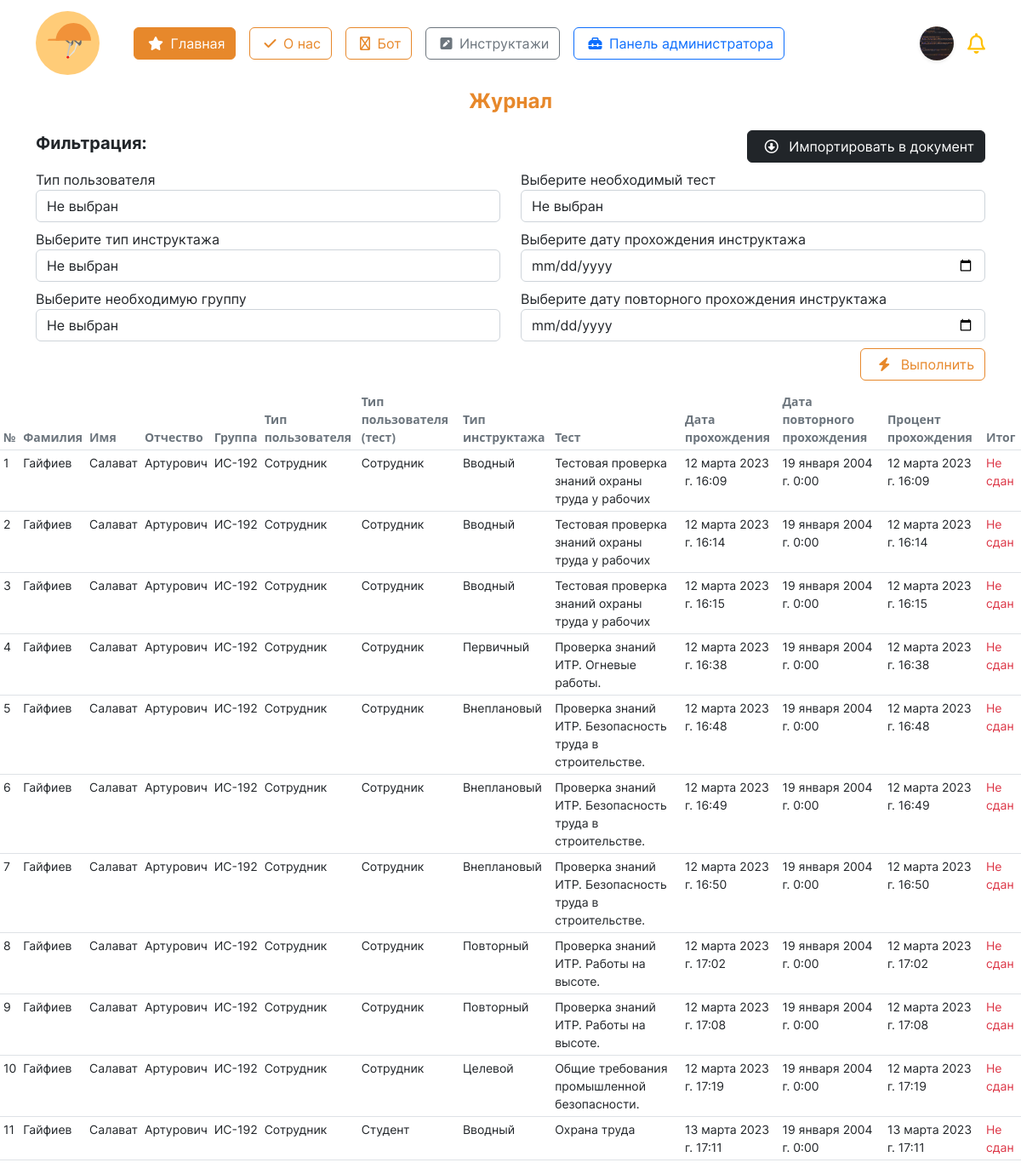
/account/journal/ (signed in), run on an earlier commit of the app's database.
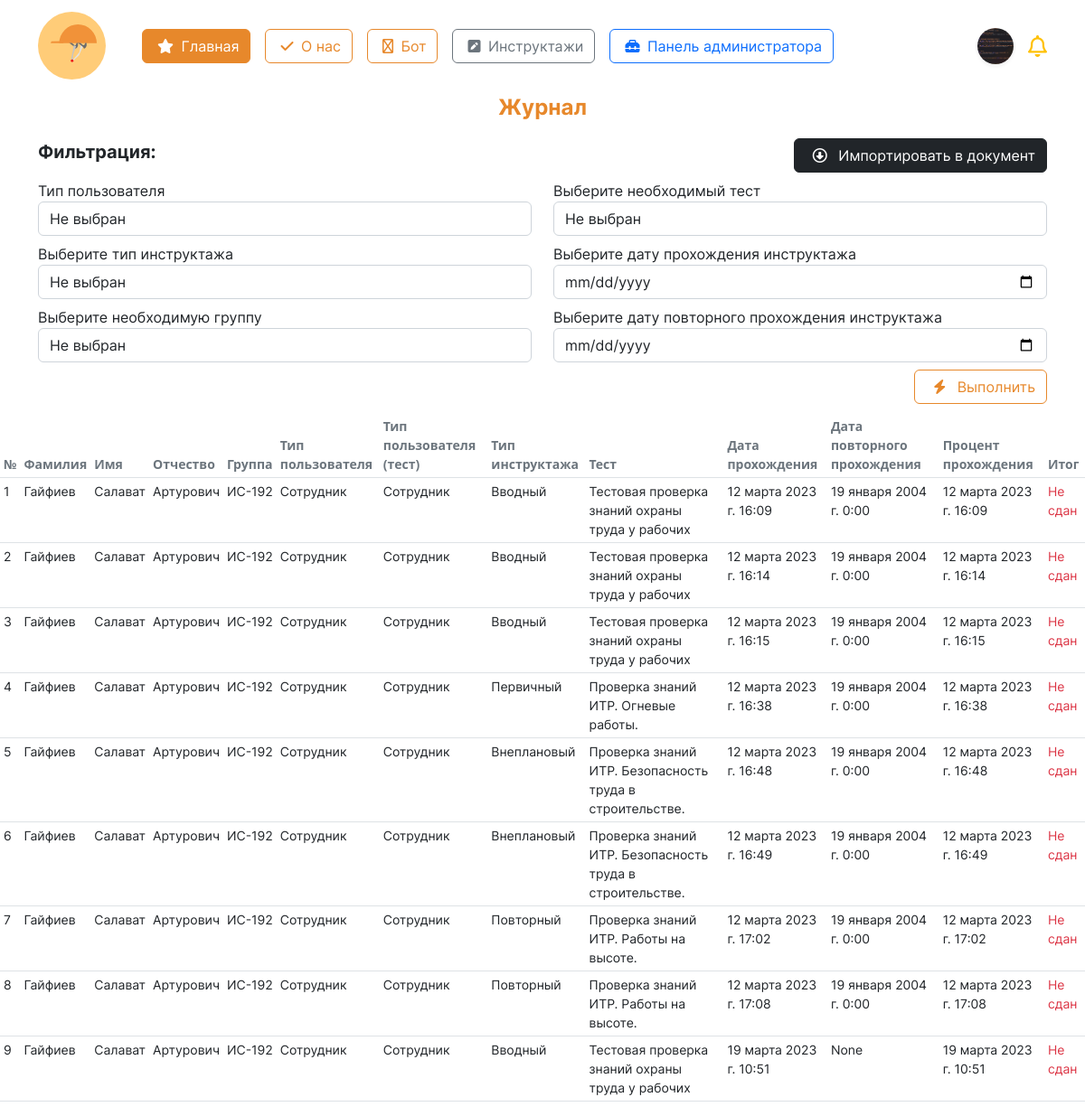
And on a later commit of the database.
### initru/models.py (models this page shows, shortened)
class res(models.Model):
    user  = models.ForeignKey( CustomUser, on_delete=models.CASCADE, verbose_name='Пользователь')
    instruction  = models.ForeignKey( inst, on_delete=models.CASCADE, verbose_name='Инструктаж')
    quiz = models.ForeignKey(test, on_delete=models.CASCADE, verbose_name= 'Тест')
    date_instruction = models.DateTimeField( 'Дата прохождения инструктажа')
    date_instruction_end = models.DateTimeField('Повторное прохождение', null=True)
    result = models.IntegerField( 'Результат в %')
    mark = models.CharField('Прошел', max_length=255)
    class Meta:
        verbose_name = 'Результат'
        verbose_name_plural = 'Результаты'

class CustomUser(AbstractUser):  # custom user for Users with django
    gen = (
        ('m', 'Мужской'),
        ('j', 'Женский')
    )
    patronymic = models.CharField(
        'Отчество',
        max_length=250,
    )
    gender = models.CharField(
        'Пол', choices=gen,
        max_length=3, null=True,
    )
    birthday_date = models.DateField(
        'Дата рождения', null=True,
    )
    region  = models.ForeignKey(
        Region, on_delete=models.CASCADE,
        null=True, verbose_name='Регион',
    )
    city  = ChainedForeignKey(
        City,
        chained_field='region',
        chained_model_field="region",
        show_all=False,
        auto_choose=True,
        null=True,
        sort=True, verbose_name = 'Город')
    street  = models.ForeignKey(
        Street, on_delete=models.CASCADE,
        null=True, verbose_name='Улица',
    )
    house = models.IntegerField(
        "Номер дома", null=True,
    )
    flat = models.IntegerField(
        'Этаж', null=True,
    )
    avatar = models.ImageField(
        'Изображение пользователя',
        upload_to='images/users/',
        null=True,
        blank=True,
    )
    phone_number = models.CharField(
        'Номер телефона', max_length=20,unique=True,
        blank=False, null=True,
    )
    type_user  = models.ForeignKey(
        typeuser, on_delete=models.CASCADE,
        verbose_name='Тип пользователя', null=True,
    )
    groupStud  = models.ForeignKey(
        Groups, on_delete=models.CASCADE,
        verbose_name='Группа', null=True,
        blank=True
    )
    role  = models.ForeignKey(
        role, on_delete=models.CASCADE,
        null=True, verbose_name='Роль',
    )
    date_end = models.DateField(
        'Дата завершения зачисления',
        null=True,
    )

class Groups(models.Model):
    name_group = models.CharField(
        'Название группы',
        max_length=8
    )
    special  = models.ForeignKey(
        Spec, on_delete=models.CASCADE,
        null=False, verbose_name='Специальность'
    )
    class Meta:
        verbose_name = 'Группа'
        verbose_name_plural = 'Группы'
    def __str__(self):
        return f'{self.name_group}'

class typeuser(models.Model):
    name_type_user = models.CharField(
        "Название типа пользователя",
        max_length=15
    )
    class Meta:
        verbose_name = 'Тип пользователя'
        verbose_name_plural = 'Тип пользователей'
    def __str__(self):
        return f'{self.name_type_user}'

class test(models.Model):
    instruction = models.ForeignKey( inst, on_delete=models.CASCADE, verbose_name='Инструктаж' )
    name_test = models.CharField( 'Название теста инструктажа', max_length=125 )
    number_of_questions = models.IntegerField('Количество вопросов') ##
    time = models.IntegerField('Ограничение по времени') ##
    required_score_to_pass = models.IntegerField('Рекомендуемый балл в %', help_text='Рекомендуемый балл в %')
    type_user  = models.ForeignKey(typeuser, on_delete=models.CASCADE, verbose_name='Тип пользователя')
    file = models.FileField( 'Файл к тесту', upload_to='instr/', null=True, blank=True)
    class Meta:
        verbose_name = 'Тест'
        verbose_name_plural = 'Тесты'

class inst(models.Model):
    name_instruction = models.CharField(
        'Название инструктажа',
        max_length=64
    )
    date_period = models.IntegerField(
        'Период инструктажа'
    )
    class Meta:
        verbose_name = 'Инструктаж'
        verbose_name_plural = 'Инструктажи'

### initru/views.py (the view)
# urls.py: path('account/journal/', journalView, name = "journal_view"),
@login_required(login_url='account/login/')
def journalView(request):
    page_name = 'forOss/journal.html'
    obj_briefs = inst.objects.all()
    obj_type_users = typeuser.objects.all()
    obj_groups = Groups.objects.all()
    obj_quizes = test.objects.all()
    obj_results_user = res.objects.filter(mark='Не сдан')
    if request.method == "POST":
        print(request.POST)
        obj_result = res.objects.filter(quiz = request.POST['id_quiz'] or None, mark = 'Сдан').values()
        status = 'ok'
        return JsonResponse({'result':obj_result, 'status':status})
    values = {
        'type_brief': obj_briefs,
        'type_users': obj_type_users,
        'groups': obj_groups,
        'quiz':obj_quizes,
        'users':obj_results_user,
    }
    return render(request, page_name, values)

### initru/templates/forOss/journal.html (shortened to what the changed rows need)
{% extends '../base.html' %}
{% load static %}
{% block content %}
<div>
    <div class = 'tables mt-5'>
        <table class = 'table table-hover table-sm' style="font-size: 14px;">
            <thead>
                <tr>
                    <th class = 'text-secondary' scope="col">№</th>
                    <th class = 'text-secondary' scope="col">Фамилия</th>
                    <th class = 'text-secondary' scope="col">Имя</th>
                    <th class = 'text-secondary' scope="col">Отчество</th>
                    <th class = 'text-secondary' scope="col">Группа</th>
                    <th class = 'text-secondary' scope="col">Тип пользователя</th>
                    <th class = 'text-secondary' scope="col">Тип пользователя (тест)</th>
                    <th class = 'text-secondary' scope="col">Тип инструктажа</th>
                    <th class = 'text-secondary' scope="col">Тест</th>
                    <th class = 'text-secondary' scope="col">Дата прохождения</th>
                    <th class = 'text-secondary' scope="col">Дата повторного прохождения</th>
                    <th class = 'text-secondary' scope="col">Процент прохождения</th>
                    <th class = 'text-secondary' scope="col">Итог</th>
                </tr>
            </thead>
            <tbody style='font-family: "Inter-Regular";'>
                {% for u in users %}
                    <tr>
                        <td>
                            {{ forloop.counter }}
                        </td>
                        <td>
                            {{ u.user.last_name }}
                        </td>
                        <td>
                            {{ u.user.first_name }}
                        </td>
                        <td>
                            {{ u.user.patronymic }}
                        </td>
                        <td>
                            {{ u.user.groupStud }}
                        </td>
                        <td>
                            {{ u.user.type_user }}
                        </td>
                        <td>
                            {{ u.quiz.type_user }}
                        </td>
                        <td>
                            {{ u.instruction.name_instruction }}
                        </td>
                        <td>
                            {{ u.quiz.name_test }}
                        </td>
                        <td>
                            {{ u.date_instruction }}
                        </td>
                        <td>
                            {{ u.date_instruction_end }}
                        </td>
                        <td>
                            {{ u.date_instruction }}
                        </td>
                        <td>
                            {% if u.mark == 'Не сдан' %}
                                <span class = 'text-danger'> {{ u.mark }}</span>
                            {% else %}
                                <span class = 'text-success'> {{ u.mark }}</span>
                            {% endif %}
                        </td>
                    </tr>
                {% empty %}
                    <tr>
                        <td>Пока пусто.</td>
                    </tr>
                {% endfor %}
            </tbody>
        </table>
    </div>
</div>
{% endblock content %}

What changed in the data, as far as the page shows it:
no longer on this page (row edited): res: user.last_name "Гайфиев", user.first_name "Салават", user.patronymic "Артурович", user.groupStud "ИС-192", user.type_user "Сотрудник", quiz.type_user "Сотрудник", instruction.name_instruction "Внеплановый", quiz.name_test "Проверка знаний ИТР. Безопасность труда в строительстве.", date_instruction "12 марта 2023 г. 16:50", date_instruction_end "19 января 2004 г. 0:00", mark "Не сдан"
no longer on this page (row edited): res: user.last_name "Гайфиев", user.first_name "Салават", user.patronymic "Артурович", user.groupStud "ИС-192", user.type_user "Сотрудник", quiz.type_user "Сотрудник", instruction.name_instruction "Целевой", quiz.name_test "Общие требования промышленной безопасности.", date_instruction "12 марта 2023 г. 17:19", date_instruction_end "19 января 2004 г. 0:00", mark "Не сдан"
no longer on this page (row edited): res: user.last_name "Гайфиев", user.first_name "Салават", user.patronymic "Артурович", user.groupStud "ИС-192", user.type_user "Сотрудник", quiz.type_user "Студент", instruction.name_instruction "Вводный", quiz.name_test "Охрана труда", date_instruction "13 марта 2023 г. 17:11", date_instruction_end "19 января 2004 г. 0:00", mark "Не сдан"
added res: user.last_name "Гайфиев", user.first_name "Салават", user.patronymic "Артурович", user.groupStud "ИС-192", user.type_user "Сотрудник", quiz.type_user "Сотрудник", instruction.name_instruction "Вводный", quiz.name_test "Тестовая проверка знаний охраны труда у рабочих", date_instruction "19 марта 2023 г. 10:51", date_instruction_end "None", mark "Не сдан"
